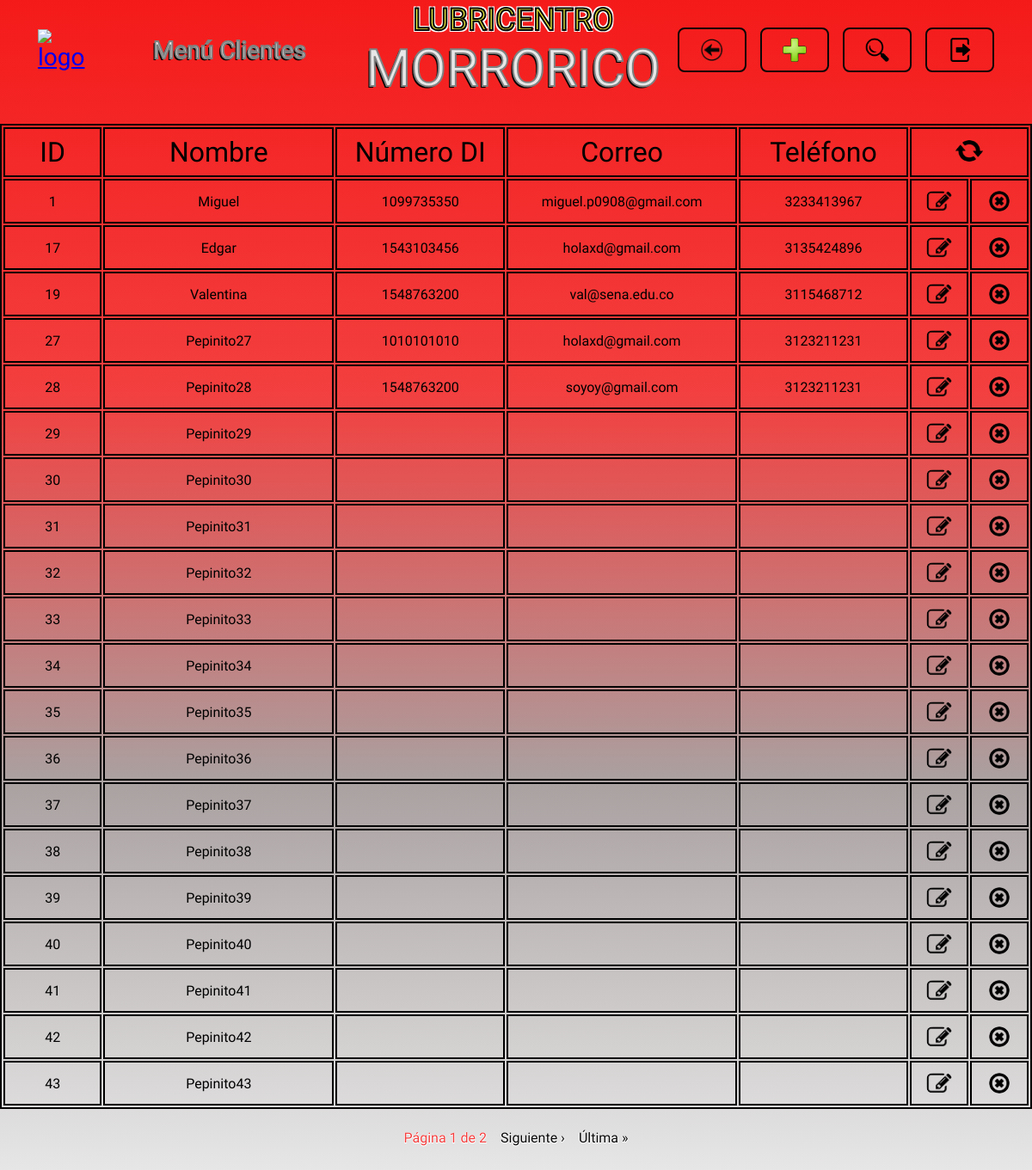
Page /clientes/ on the earlier database version.
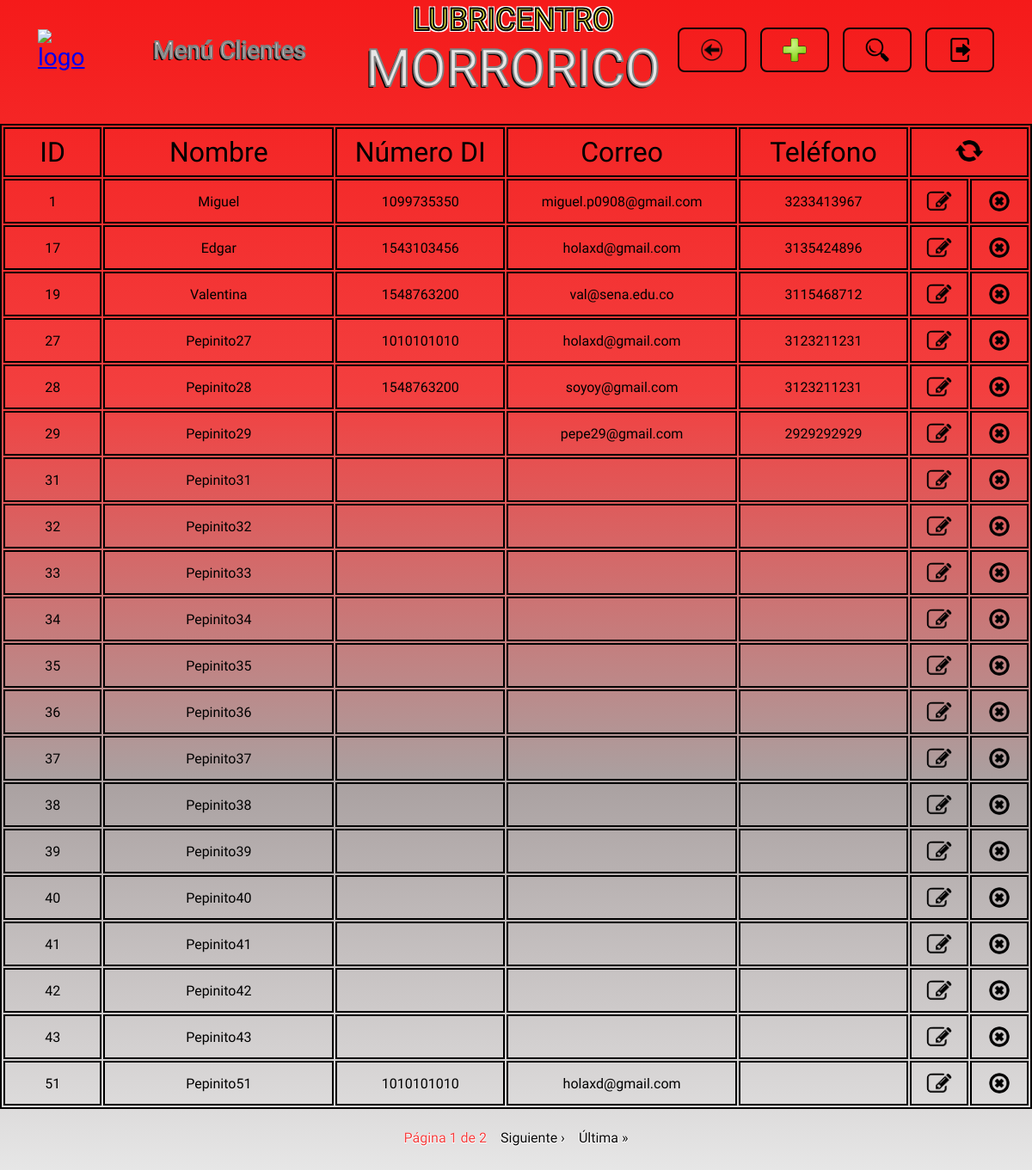
Same page on the later database version.
### clientes/models.py (models this page shows)
class Cliente(models.Model):
    nombre_cliente = models.CharField(max_length=50, null=False, blank=False)
    documento_identidad = models.CharField(max_length=20, null=False, blank=False)
    correo_electronico = models.EmailField(max_length=100, null=True, blank=True)
    telefono = models.CharField(max_length=15, null=True, blank=True)

### clientes/views.py (the view)
# urls.py: path('clientes/', include('clientes.urls')),
def clientes(request, clientes=None, eliminado=False, actualizado=False, sin_coincidencias=False, campo=None, buscar=None, name_url="clientes"):
    if clientes is None:
        clientes = Cliente.objects.all()
    paginator = Paginator(clientes, 20)
    numero_pagina = request.GET.get('pagina')
    try:
        pagina = paginator.page(numero_pagina)
    except PageNotAnInteger:
        pagina = paginator.page(1)
    except EmptyPage:
        pagina = paginator.page(paginator.num_pages)
    return render(request, 'clientes.html', {
        "eliminado": eliminado,
        "actualizado": actualizado,
        "sin_coincidencias": sin_coincidencias,
        "buscar": buscar,
        "campo": campo,
        "pagina": pagina,
        "name_url": name_url,
    })

### templates/clientes.html (shortened to what this page needs)
{% extends "layouts/base.html" %}
{% load static %}
{% block nombre_seccion %}
<p class="header__titulo letra_blanca">Menú Clientes</p>
{% endblock nombre_seccion %}
{% block boton_volver %}
<li>
    <a href="{% url "menu_opciones" %}" class="header__boton header__volver">
        <img src="{% static "images/logo_volver.png" %}" alt="volver" class="header__logo_boton">
    </a>
</li>
{% endblock boton_volver %}
{% block boton_registrar %}
<li>
    <a href="{% url "formulario_registrar_clientes" %}" class="header__boton header__registrar">
        <img src="{% static "images/logo_mas.png" %}" alt="registrar" class="header__logo_boton">
    </a>
</li>
{% endblock boton_registrar %}
{% block boton_buscar %}
<li>
    <a href="#" id="boton_buscar" class="header__boton header__buscar">
        <img src="{% static "images/logo_buscar.png" %}" alt="buscar" class="header__logo_boton">
    </a>
</li>
{% endblock boton_buscar %}
{% block boton_cerrar_sesion %}
    {% include "layouts/partials/boton_cerrar_sesion.html" %}
{% endblock boton_cerrar_sesion %}
{% block cuerpo_seccion %}
<div class="contenedor tabla_registros">
    <table class="tabla_registros__tabla">
        <tr class="celdas_encabezado">
            <th class="celda tabla_registros__celda_id">ID</th>
            <th class="celda tabla_registros__celda_nombre">Nombre</th>
            <th class="celda tabla_registros__celda_numero_di">Número DI</th>
            <th class="celda tabla_registros__celda_correo">Correo</th>
            <th class="celda tabla_registros__celda_telefono">Teléfono</th>
            <th colspan="2" class="celda tabla_registros__celda_recargar"><a href="{% url "clientes" %}"><img src="{% static "images/logo_recargar.png" %}" alt="recargar" class="tabla_registros__recargar"></a></th>
        </tr>
        {% for cliente in pagina.object_list %}
        <tr class="celdas_datos">
            <td class="celda tabla_registros__celda_id">{{ cliente.id }}</td>
            <td class="celda tabla_registros__celda_nombre">{{ cliente.nombre_cliente }}</td>
            <td class="celda tabla_registros__celda_numero_di">{{ cliente.documento_identidad }}</td>
            <td class="celda tabla_registros__celda_correo">{{ cliente.correo_electronico }}</td>
            <td class="celda tabla_registros__celda_telefono">{{ cliente.telefono }}</td>
            <td class="celda tabla_registros__celda_editar"><a href= {% url "formulario_editar_clientes" cliente.id %} class="tabla_registros__boton" ><img src="{% static "images/logo_editar.png" %}" alt="editar" class="tabla_registros__logo_boton tabla_registros__editar"></a></td>
            <td class="celda tabla_registros__celda_eliminar"><a href="#" data-url= {% url "eliminar_cliente" cliente.id %} data-mensaje= "cliente {{ cliente.nombre_cliente }} con ID {{ cliente.id }}" class="tabla_registros__boton boton_eliminar"><img src="{% static "images/logo_eliminar.png" %}" alt="eliminar" class="tabla_registros__logo_boton tabla_registros__eliminar"></a></td>
        </tr>
        {% endfor %}
    </table>
</div>
{% endblock cuerpo_seccion %}
{% block paginacion %}
{% include "layouts/partials/paginacion.html" %}
{% endblock paginacion %}

Differences in the rows shown:
removed Cliente: id "30", nombre_cliente "Pepinito30"
changed Cliente "Pepinito29": correo_electronico (not shown) → "pepe29@gmail.com"; telefono (not shown) → "2929292929"
now on this page (row unchanged): Cliente: id "51", nombre_cliente "Pepinito51", documento_identidad "1010101010", correo_electronico "holaxd@gmail.com"
